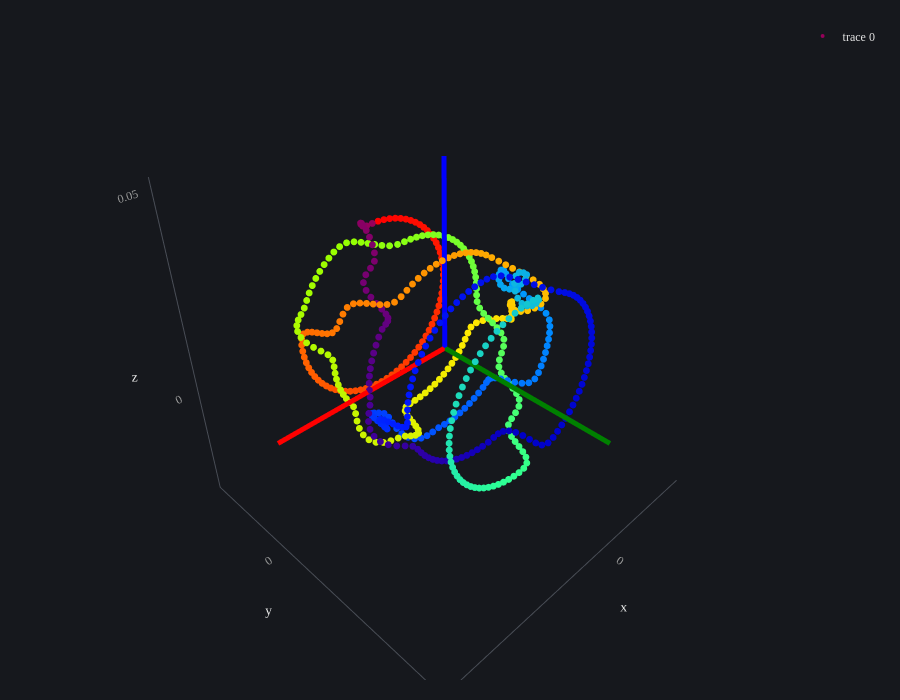

Here is the notebook cell this chart was saved with:
### Markdown cell above
### generate a braid closure to have a knot for the simulations

### Code cell
from geometry_mnist.knotgen.braidclosure import generate_braid_closure
from geometry_mnist.knotgen.braidclosure import resample_normalize_chain
from geometry_mnist.plotly.plots import plot_pts

word          = [1,-2,1,3,2,2,-4,-3,2,-3,-3,-4] # word must be 1-indexed to hold sign+braid_id. 
n_pts_per_ops = 30
n_resample    = 512

pts_raw       = generate_braid_closure(word, n_pts_per_ops)
pts_resampled = resample_normalize_chain(pts_raw, n_resample)

plot_pts(pts_resampled, kos_len=0.05)

### Figure 1 — Plotly figure (JSON) as saved in the notebook; plotly's stock layout.template omitted (floating-point values rounded to 4 significant figures; data arrays with more than 128 entries replaced by an {"elided": "..."} marker saying what was removed)
{"data": [{"marker": {"color": {"elided": "512 int values"}, "colorscale": [[0, "rgb(150,0,90)"], [0.125, "rgb(0,0,200)"], [0.25, "rgb(0,25,255)"], [0.375, "rgb(0,152,255)"], [0.5, "rgb(44,255,150)"], [0.625, "rgb(151,255,0)"], [0.75, "rgb(255,234,0)"], [0.875, "rgb(255,111,0)"], [1, "rgb(255,0,0)"]], "size": 4}, "type": "scatter3d", "x": {"elided": "512 float values"}, "y": {"elided": "512 float values"}, "z": {"elided": "512 float values"}}, {"hoverinfo": "skip", "line": {"color": "red", "width": 10}, "mode": "lines", "showlegend": false, "type": "scatter3d", "x": [0, 0.05], "y": [0, 0], "z": [0, 0]}, {"hoverinfo": "skip", "line": {"color": "green", "width": 10}, "mode": "lines", "showlegend": false, "type": "scatter3d", "x": [0, 0], "y": [0, 0.05], "z": [0, 0]}, {"hoverinfo": "skip", "line": {"color": "blue", "width": 10}, "mode": "lines", "showlegend": false, "type": "scatter3d", "x": [0, 0], "y": [0, 0], "z": [0, 0.05]}], "layout": {"height": 700, "scene": {"aspectmode": "data"}}}
